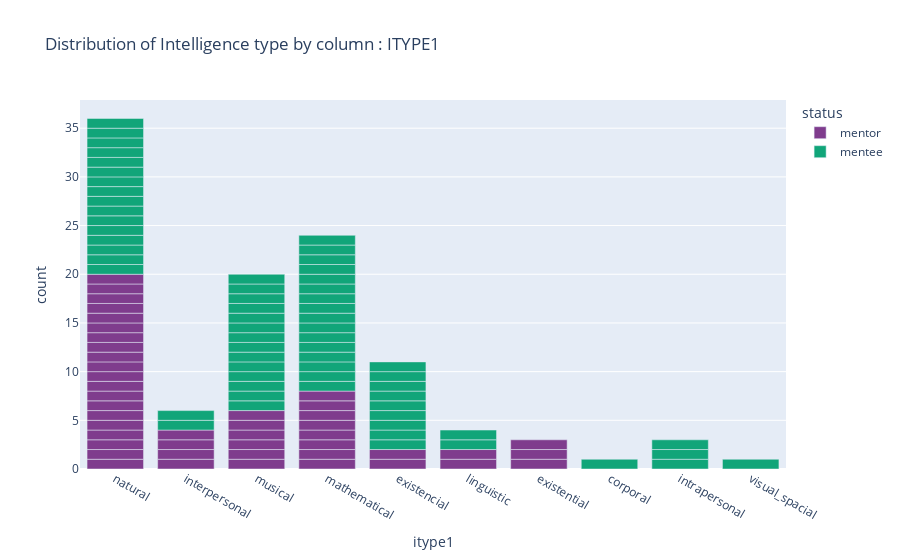

Here is the notebook cell this chart was saved with:
### Code cell
fig = px.bar(df, x="itype1", title="Distribution of Intelligence type by column : ITYPE1", color="status", color_discrete_sequence=px.colors.qualitative.Bold)
fig.show()

### Figure 1 — Plotly figure (JSON) as saved in the notebook; plotly's stock layout.template omitted (floating-point values rounded to 4 significant figures)
{"data": [{"alignmentgroup": "True", "hovertemplate": "status=mentor<br>itype1=%{x}<br>count=%{y}<extra></extra>", "legendgroup": "mentor", "marker": {"color": "rgb(127, 60, 141)"}, "name": "mentor", "offsetgroup": "mentor", "orientation": "v", "showlegend": true, "textposition": "auto", "type": "bar", "x": ["natural", "interpersonal", "natural", "natural", "natural", "musical", "natural", "natural", "mathematical", "natural", "natural", "natural", "natural", "natural", "natural", "existencial", "existencial", "natural", "natural", "natural", "natural", "musical", "musical", "mathematical", "natural", "mathematical", "linguistic", "mathematical", "natural", "musical", "interpersonal", "interpersonal", "mathematical", "existential", "natural", "musical", "interpersonal", "musical", "mathematical", "existential", "natural", "linguistic", "mathematical", "mathematical", "existential"], "xaxis": "x", "y": [1, 1, 1, 1, 1, 1, 1, 1, 1, 1, 1, 1, 1, 1, 1, 1, 1, 1, 1, 1, 1, 1, 1, 1, 1, 1, 1, 1, 1, 1, 1, 1, 1, 1, 1, 1, 1, 1, 1, 1, 1, 1, 1, 1, 1], "yaxis": "y"}, {"alignmentgroup": "True", "hovertemplate": "status=mentee<br>itype1=%{x}<br>count=%{y}<extra></extra>", "legendgroup": "mentee", "marker": {"color": "rgb(17, 165, 121)"}, "name": "mentee", "offsetgroup": "mentee", "orientation": "v", "showlegend": true, "textposition": "auto", "type": "bar", "x": ["existencial", "natural", "musical", "musical", "existencial", "natural", "corporal", "musical", "musical", "interpersonal", "mathematical", "existencial", "natural", "mathematical", "intrapersonal", "visual_spacial", "mathematical", "musical", "natural", "intrapersonal", "musical", "existencial", "mathematical", "linguistic", "mathematical", "natural", "existencial", "intrapersonal", "interpersonal", "natural", "natural", "mathematical", "mathematical", "existencial", "natural", "musical", "musical", "musical", "mathematical", "existencial", "existencial", "natural", "existencial", "mathematical", "mathematical", "mathematical", "musical", "natural", "linguistic", "mathematical", "mathematical", "mathematical", "musical", "musical", "natural", "natural", "natural", "natural", "natural", "natural", "musical", "musical", "mathematical", "mathematical"], "xaxis": "x", "y": [1, 1, 1, 1, 1, 1, 1, 1, 1, 1, 1, 1, 1, 1, 1, 1, 1, 1, 1, 1, 1, 1, 1, 1, 1, 1, 1, 1, 1, 1, 1, 1, 1, 1, 1, 1, 1, 1, 1, 1, 1, 1, 1, 1, 1, 1, 1, 1, 1, 1, 1, 1, 1, 1, 1, 1, 1, 1, 1, 1, 1, 1, 1, 1], "yaxis": "y"}], "layout": {"barmode": "relative", "legend": {"title": {"text": "status"}, "tracegroupgap": 0}, "title": {"text": "Distribution of Intelligence type by column : ITYPE1"}, "xaxis": {"anchor": "y", "domain": [0, 1], "title": {"text": "itype1"}}, "yaxis": {"anchor": "x", "domain": [0, 1], "title": {"text": "count"}}}}
